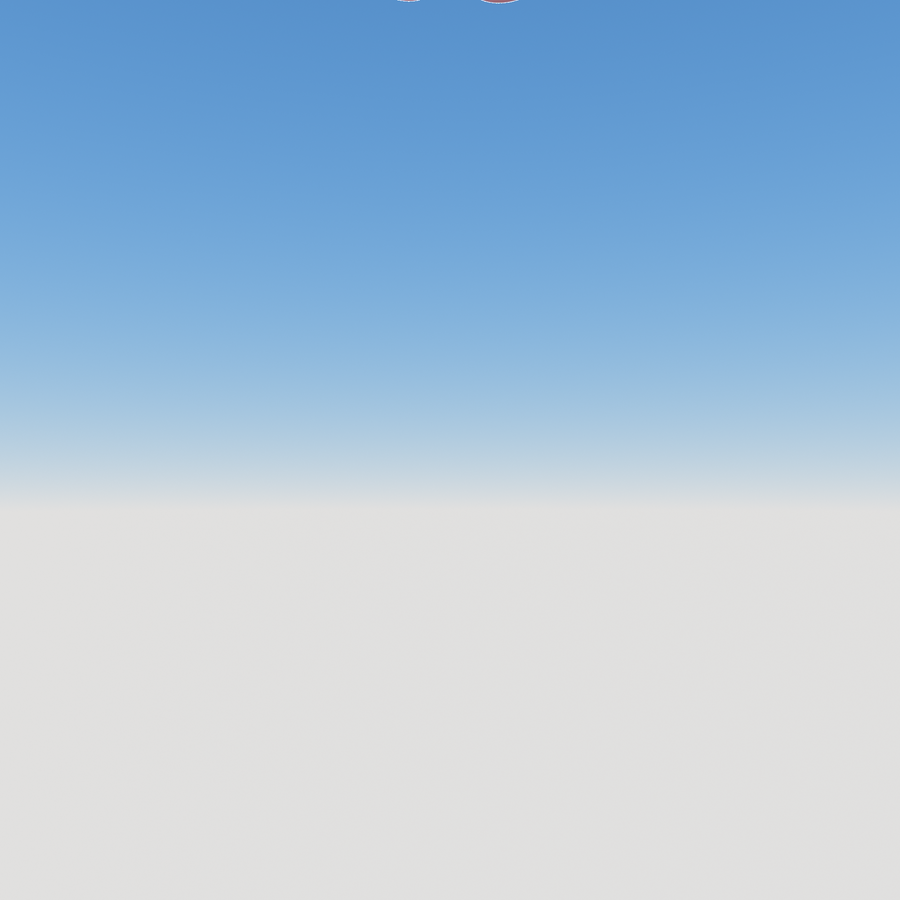
#> input picture AR-WEBAPP/assets/step06/intro-original/1_0009.png, 900 x 900 px
$ python -i recognizer.py   (imports and definitions only)
#> lines starting #> are read from the running program, lines starting #| are printed output that depends on the picture
#> further down, picture is the input picture: shape (900, 900, 3); mean B, G, R 219, 196.3, 171.1
from __future__ import annotations

import base64
import json
import os
import time
from dataclasses import dataclass
from pathlib import Path
from typing import Any

import cv2
import numpy as np


DEFAULT_MAX_IMAGE_BYTES = 4_000_000
DEFAULT_MAX_DIMENSION = 960


# [12 lines left out: functions _read_float, _read_int, not called in this run]


def _feature_name(value: str | None) -> str:
    next_value = (value or os.getenv("AR_OPENCV_FEATURE") or "AKAZE").upper()
    return "ORB" if next_value == "ORB" else "AKAZE"


# [14 lines left out: function create_feature_extractor, not called in this run]


def normalize_image(image: np.ndarray, max_dimension: int = DEFAULT_MAX_DIMENSION) -> np.ndarray:
#> called with max_dimension = 960
    if image is None or image.size == 0:
        raise ValueError("Empty image.")

    height, width = image.shape[:2]
#> height = 900; width = 900
    longest = max(width, height)
#> longest = 900
    if longest > max_dimension:
        scale = max_dimension / float(longest)
        image = cv2.resize(image, (max(1, int(width * scale)), max(1, int(height * scale))), interpolation=cv2.INTER_AREA)

    gray = cv2.cvtColor(image, cv2.COLOR_BGR2GRAY) if image.ndim == 3 else image
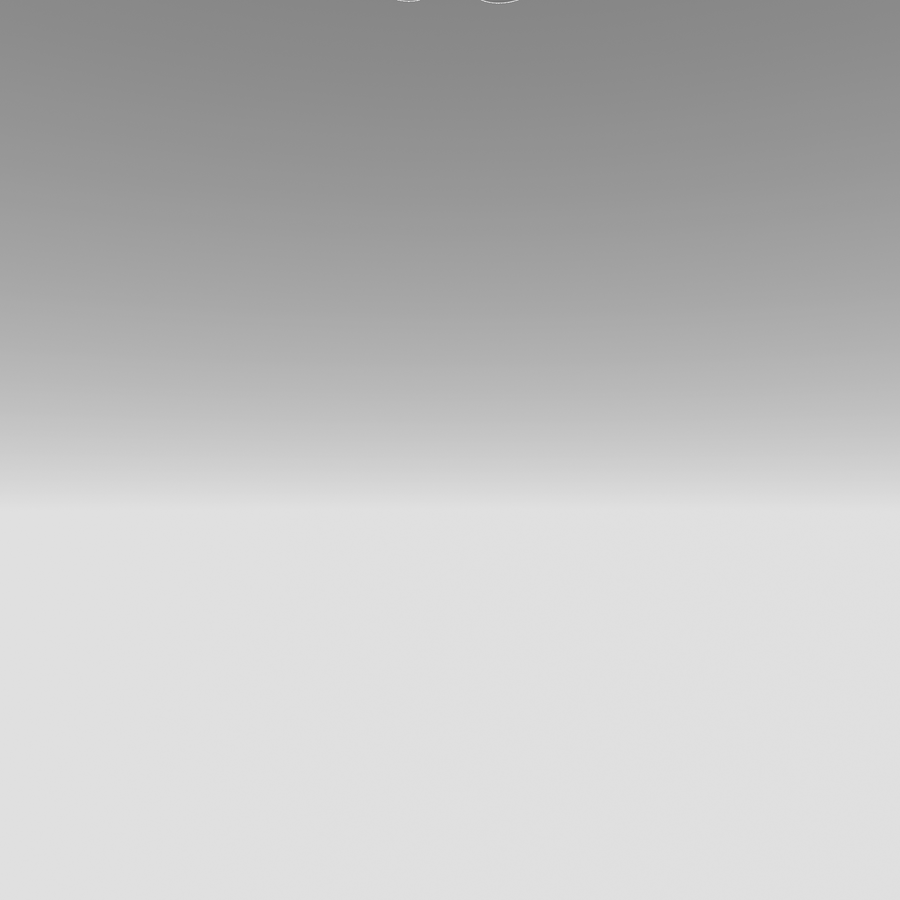
#> gray: shape (900, 900); min 108, max 226, mean 191.3
    clahe = cv2.createCLAHE(clipLimit=2.0, tileGridSize=(8, 8))
    return clahe.apply(gray)


# [30 lines left out: functions decode_image_payload, extract_features, not called in this run]


@dataclass
class IndexedTarget:
    scene_id: str
    target_id: str
    target_index: int
    label: str
    kind: str
    ar_mode: str
    source_image_url: str
    source_path: str
    mind_file_url: str
    points: np.ndarray
    descriptors: np.ndarray


class OpenCvRecognizer:
    # [243 lines left out: functions __init__, load, recognize, _score_target, _miss, _public_metrics and 1 more, not called in this run]

>>> import cv2
>>> picture = cv2.imread('../../AR-WEBAPP/assets/step06/intro-original/1_0009.png')
>>> result = normalize_image(picture)
